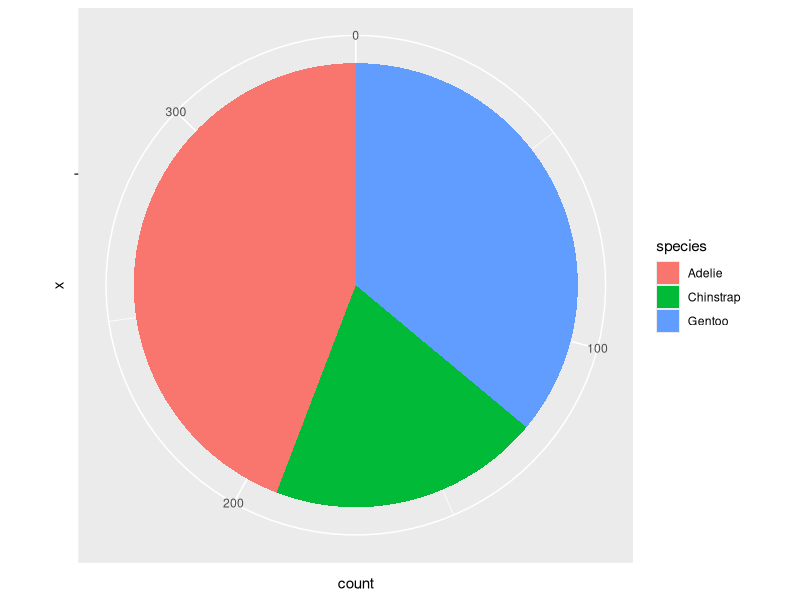
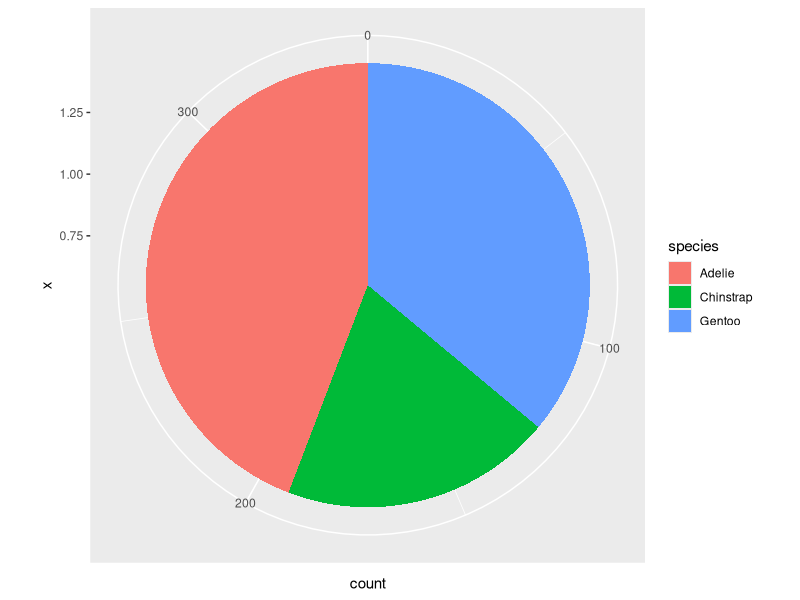

Recreate these plots in R, in order.

            library(ggplot2)
            library(palmerpenguins)
            built_answer <- tryCatch(
                {
                    set.seed(42)
                    ggplot(penguins, aes(x = "", fill = species)) + geom_bar() + coord_polar(theta = "y")
                    suppressWarnings(
                        if (!file.exists("/sandbox/figures/species_count_pie_coord_polar_answer.png")) {
                            ggsave(
                                width = 3,
                                height = 3,
                                "/sandbox/figures/species_count_pie_coord_polar_answer.png"
                            )
                        }
                    )
                    suppressWarnings(
                        ggplot_build(last_plot())
                    )
                },
                error = function(e) {
                    'ERROR'
                }
            )
            built_submission <- tryCatch(
                {
                    set.seed(42)
                    ggplot(penguins) +
  geom_bar(aes(x = 1, fill = species), stat = "count") +
  coord_polar(theta = "y")
                    suppressWarnings(
                        ggsave(
                            width = 3,
                            height = 3,
                            "figures/species_count_pie_coord_polar_submission_command-a-plus.png"
                        )
                    )
                    suppressWarnings(
                        ggplot_build(last_plot())
                    )
                },
                error = function(e) {
                    'ERROR'
                }
            )
            cat(isTRUE(all.equal(built_answer, built_submission)))
        
